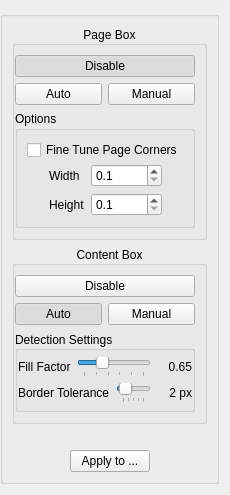
<?xml version="1.0" encoding="UTF-8"?>
<ui version="4.0">
 <class>select_content::OptionsWidget</class>
 <widget class="QWidget" name="select_content::OptionsWidget">
  <property name="geometry">
   <rect>
    <x>0</x>
    <y>0</y>
    <width>216</width>
    <height>364</height>
   </rect>
  </property>
  <property name="windowTitle">
   <string>Form</string>
  </property>
  <layout class="QVBoxLayout" name="verticalLayout_4">
   <property name="leftMargin">
    <number>0</number>
   </property>
   <item>
    <widget class="QGroupBox" name="groupBox">
     <property name="title">
      <string/>
     </property>
     <layout class="QVBoxLayout" name="verticalLayout">
      <item>
       <widget class="CollapsibleGroupBox" name="pageBoxGroup">
        <property name="title">
         <string>Page Box</string>
        </property>
        <property name="alignment">
         <set>Qt::AlignCenter</set>
        </property>
        <layout class="QGridLayout" name="gridLayout">
         <property name="leftMargin">
          <number>0</number>
         </property>
         <item row="0" column="0" colspan="2">
          <widget class="QPushButton" name="pageDetectDisableBtn">
           <property name="text">
            <string>Disable</string>
           </property>
           <property name="checkable">
            <bool>true</bool>
           </property>
           <property name="checked">
            <bool>true</bool>
           </property>
           <property name="autoExclusive">
            <bool>true</bool>
           </property>
          </widget>
         </item>
         <item row="1" column="0">
          <widget class="QPushButton" name="pageDetectAutoBtn">
           <property name="text">
            <string>Auto</string>
           </property>
           <property name="checkable">
            <bool>true</bool>
           </property>
           <property name="autoExclusive">
            <bool>true</bool>
           </property>
          </widget>
         </item>
         <item row="1" column="1">
          <widget class="QPushButton" name="pageDetectManualBtn">
           <property name="text">
            <string>Manual</string>
           </property>
           <property name="checkable">
            <bool>true</bool>
           </property>
           <property name="checked">
            <bool>false</bool>
           </property>
           <property name="autoExclusive">
            <bool>true</bool>
           </property>
          </widget>
         </item>
         <item row="2" column="0" colspan="2">
          <widget class="QGroupBox" name="pageDetectOptions">
           <property name="title">
            <string>Options</string>
           </property>
           <layout class="QVBoxLayout" name="verticalLayout_2">
            <property name="spacing">
             <number>4</number>
            </property>
            <property name="leftMargin">
             <number>9</number>
            </property>
            <property name="topMargin">
             <number>9</number>
            </property>
            <property name="rightMargin">
             <number>9</number>
            </property>
            <property name="bottomMargin">
             <number>9</number>
            </property>
            <item>
             <widget class="QCheckBox" name="fineTuneBtn">
              <property name="toolTip">
               <string>Shift with corners while they are in black. </string>
              </property>
              <property name="text">
               <string>Fine Tune Page Corners</string>
              </property>
             </widget>
            </item>
            <item>
             <widget class="QWidget" name="dimensionsWidget" native="true">
              <layout class="QHBoxLayout" name="horizontalLayout_2">
               <property name="leftMargin">
                <number>0</number>
               </property>
               <property name="topMargin">
                <number>0</number>
               </property>
               <property name="rightMargin">
                <number>0</number>
               </property>
               <property name="bottomMargin">
                <number>0</number>
               </property>
               <item>
                <spacer name="horizontalSpacer_3">
                 <property name="orientation">
                  <enum>Qt::Horizontal</enum>
                 </property>
                 <property name="sizeHint" stdset="0">
                  <size>
                   <width>1</width>
                   <height>1</height>
                  </size>
                 </property>
                </spacer>
               </item>
               <item>
                <layout class="QGridLayout" name="gridLayout_3">
                 <item row="0" column="0">
                  <widget class="QLabel" name="label">
                   <property name="text">
                    <string>Width</string>
                   </property>
                  </widget>
                 </item>
                 <item row="1" column="0">
                  <widget class="QLabel" name="label_2">
                   <property name="text">
                    <string>Height</string>
                   </property>
                  </widget>
                 </item>
                 <item row="1" column="1">
                  <widget class="QDoubleSpinBox" name="heightSpinBox">
                   <property name="decimals">
                    <number>1</number>
                   </property>
                   <property name="minimum">
                    <double>0.100000000000000</double>
                   </property>
                   <property name="maximum">
                    <double>99999.000000000000000</double>
                   </property>
                  </widget>
                 </item>
                 <item row="0" column="1">
                  <widget class="QDoubleSpinBox" name="widthSpinBox">
                   <property name="decimals">
                    <number>1</number>
                   </property>
                   <property name="minimum">
                    <double>0.100000000000000</double>
                   </property>
                   <property name="maximum">
                    <double>99999.000000000000000</double>
                   </property>
                  </widget>
                 </item>
                </layout>
               </item>
               <item>
                <spacer name="horizontalSpacer">
                 <property name="orientation">
                  <enum>Qt::Horizontal</enum>
                 </property>
                 <property name="sizeHint" stdset="0">
                  <size>
                   <width>1</width>
                   <height>1</height>
                  </size>
                 </property>
                </spacer>
               </item>
              </layout>
             </widget>
            </item>
           </layout>
          </widget>
         </item>
        </layout>
       </widget>
      </item>
      <item>
       <widget class="CollapsibleGroupBox" name="contentBoxGroup">
        <property name="title">
         <string>Content Box</string>
        </property>
        <property name="alignment">
         <set>Qt::AlignCenter</set>
        </property>
        <layout class="QGridLayout" name="gridLayout_2">
         <property name="leftMargin">
          <number>0</number>
         </property>
         <item row="1" column="1">
          <widget class="QPushButton" name="contentDetectAutoBtn">
           <property name="text">
            <string>Auto</string>
           </property>
           <property name="checkable">
            <bool>true</bool>
           </property>
           <property name="checked">
            <bool>true</bool>
           </property>
           <property name="autoExclusive">
            <bool>true</bool>
           </property>
          </widget>
         </item>
         <item row="0" column="1" colspan="2">
          <widget class="QPushButton" name="contentDetectDisableBtn">
           <property name="text">
            <string>Disable</string>
           </property>
           <property name="checkable">
            <bool>true</bool>
           </property>
           <property name="autoExclusive">
            <bool>true</bool>
           </property>
          </widget>
         </item>
         <item row="1" column="2">
          <widget class="QPushButton" name="contentDetectManualBtn">
           <property name="text">
            <string>Manual</string>
           </property>
           <property name="checkable">
            <bool>true</bool>
           </property>
           <property name="autoExclusive">
            <bool>true</bool>
           </property>
          </widget>
         </item>
         <item row="2" column="1" colspan="2">
          <widget class="CollapsibleGroupBox" name="detectionSettingsGroup">
           <property name="title">
            <string>Detection Settings</string>
           </property>
           <property name="alignment">
            <set>Qt::AlignLeading|Qt::AlignLeft|Qt::AlignVCenter</set>
           </property>
           <layout class="QVBoxLayout" name="detectionSettingsLayout">
            <property name="spacing">
             <number>6</number>
            </property>
            <property name="leftMargin">
             <number>0</number>
            </property>
            <property name="topMargin">
             <number>6</number>
            </property>
            <property name="rightMargin">
             <number>0</number>
            </property>
            <property name="bottomMargin">
             <number>6</number>
            </property>
            <item>
             <layout class="QHBoxLayout" name="fillFactorLayout">
              <item>
               <widget class="QLabel" name="fillFactorLabel">
                <property name="text">
                 <string>Fill Factor</string>
                </property>
                <property name="toolTip">
                 <string>Maximum fill density for content detection. Higher values preserve more images.</string>
                </property>
               </widget>
              </item>
              <item>
               <widget class="QSlider" name="fillFactorSlider">
                <property name="minimum">
                 <number>50</number>
                </property>
                <property name="maximum">
                 <number>100</number>
                </property>
                <property name="value">
                 <number>65</number>
                </property>
                <property name="orientation">
                 <enum>Qt::Horizontal</enum>
                </property>
                <property name="tickPosition">
                 <enum>QSlider::TicksBelow</enum>
                </property>
                <property name="tickInterval">
                 <number>10</number>
                </property>
               </widget>
              </item>
              <item>
               <widget class="QLabel" name="fillFactorValueLabel">
                <property name="minimumSize">
                 <size>
                  <width>35</width>
                  <height>0</height>
                 </size>
                </property>
                <property name="text">
                 <string>0.65</string>
                </property>
                <property name="alignment">
                 <set>Qt::AlignRight|Qt::AlignTrailing|Qt::AlignVCenter</set>
                </property>
               </widget>
              </item>
             </layout>
            </item>
            <item>
             <layout class="QHBoxLayout" name="borderToleranceLayout">
              <item>
               <widget class="QLabel" name="borderToleranceLabel">
                <property name="text">
                 <string>Border Tolerance</string>
                </property>
                <property name="toolTip">
                 <string>How much edge content to preserve. Higher values keep more content at page borders.</string>
                </property>
               </widget>
              </item>
              <item>
               <widget class="QSlider" name="borderToleranceSlider">
                <property name="minimum">
                 <number>0</number>
                </property>
                <property name="maximum">
                 <number>20</number>
                </property>
                <property name="value">
                 <number>2</number>
                </property>
                <property name="orientation">
                 <enum>Qt::Horizontal</enum>
                </property>
                <property name="tickPosition">
                 <enum>QSlider::TicksBelow</enum>
                </property>
                <property name="tickInterval">
                 <number>5</number>
                </property>
               </widget>
              </item>
              <item>
               <widget class="QLabel" name="borderToleranceValueLabel">
                <property name="minimumSize">
                 <size>
                  <width>35</width>
                  <height>0</height>
                 </size>
                </property>
                <property name="text">
                 <string>2 px</string>
                </property>
                <property name="alignment">
                 <set>Qt::AlignRight|Qt::AlignTrailing|Qt::AlignVCenter</set>
                </property>
               </widget>
              </item>
             </layout>
            </item>
           </layout>
          </widget>
         </item>
        </layout>
       </widget>
      </item>
      <item>
       <widget class="QLabel" name="selectionIndicatorLabel">
        <property name="text">
         <string/>
        </property>
        <property name="alignment">
         <set>Qt::AlignCenter</set>
        </property>
       </widget>
      </item>
      <item>
       <layout class="QHBoxLayout">
        <item>
         <spacer>
          <property name="orientation">
           <enum>Qt::Horizontal</enum>
          </property>
          <property name="sizeHint" stdset="0">
           <size>
            <width>1</width>
            <height>1</height>
           </size>
          </property>
         </spacer>
        </item>
        <item>
         <widget class="QPushButton" name="applyToBtn">
          <property name="text">
           <string>Apply to ...</string>
          </property>
         </widget>
        </item>
        <item>
         <spacer>
          <property name="orientation">
           <enum>Qt::Horizontal</enum>
          </property>
          <property name="sizeHint" stdset="0">
           <size>
            <width>1</width>
            <height>1</height>
           </size>
          </property>
         </spacer>
        </item>
       </layout>
      </item>
     </layout>
    </widget>
   </item>
   <item>
    <spacer name="verticalSpacer">
     <property name="orientation">
      <enum>Qt::Vertical</enum>
     </property>
     <property name="sizeHint" stdset="0">
      <size>
       <width>1</width>
       <height>83</height>
      </size>
     </property>
    </spacer>
   </item>
  </layout>
 </widget>
 <customwidgets>
  <customwidget>
   <class>CollapsibleGroupBox</class>
   <extends>QGroupBox</extends>
   <header location="global">CollapsibleGroupBox.h</header>
   <container>1</container>
  </customwidget>
 </customwidgets>
 <resources>
  <include location="../../../resources/resources.qrc"/>
 </resources>
 <connections/>
</ui>
